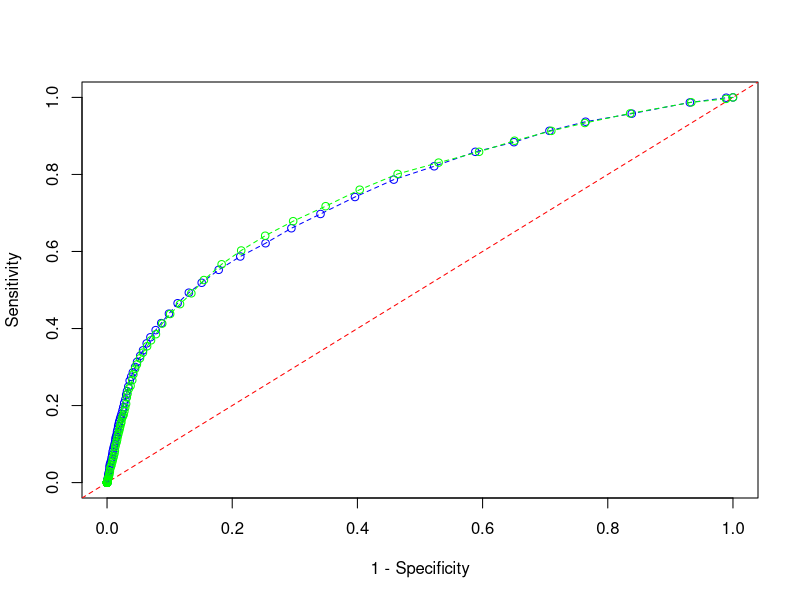
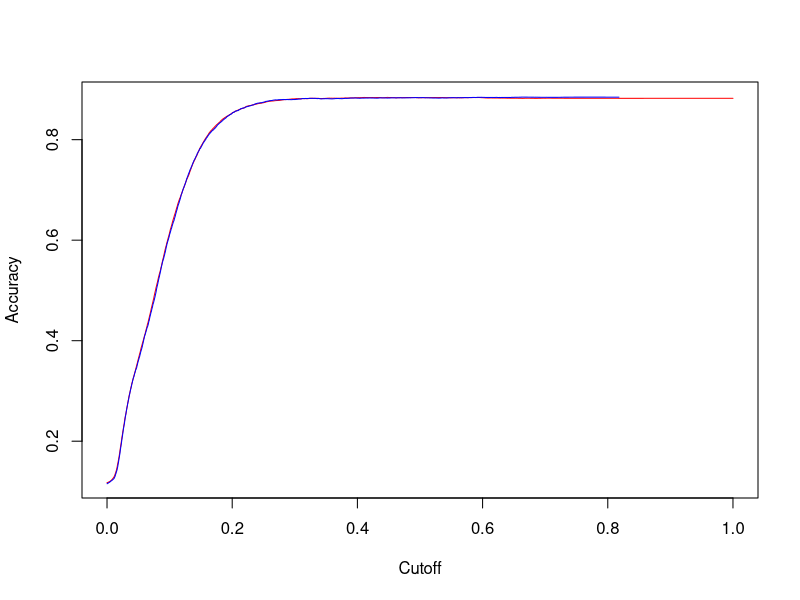
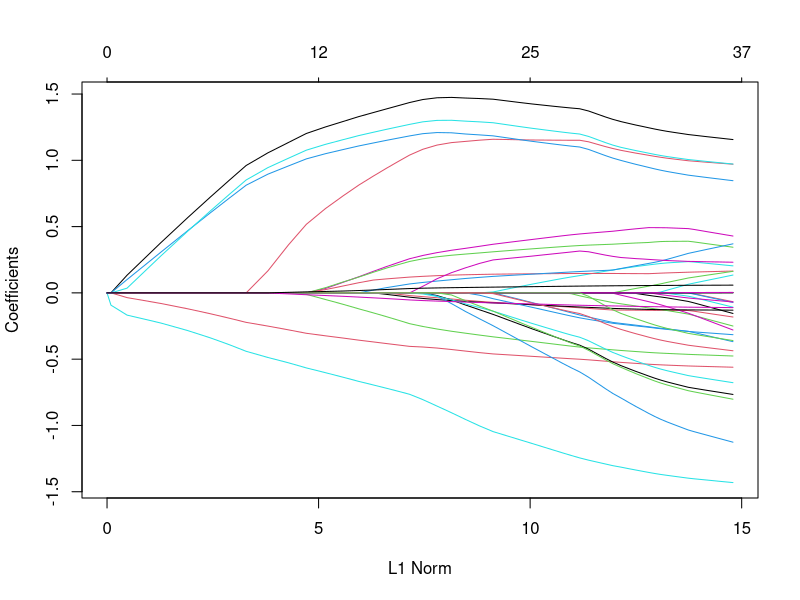
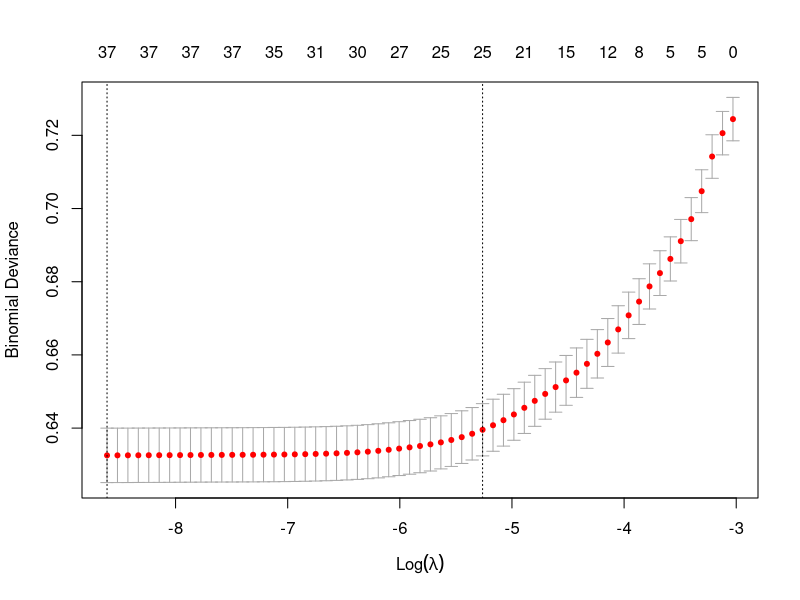

Generate these figures, in order, with R:
## ---- chunk 1
knitr::opts_chunk$set(echo = TRUE)
## ---- chunk 2
setwd("C:/Data Mining/Project")
voterpref <- read.csv("bank-full.csv",header = TRUE)
attach(voterpref)
set.seed(71923)
train <- sample(nrow(voterpref),0.7*nrow(voterpref))
voterpref_train <- voterpref[train,]
voterpref_test <- voterpref[-train,]
head(voterpref_train)
voterpref_train$y = ifelse(voterpref_train$y == "no" , 0,1)
voterpref_test$y = ifelse(voterpref_test$y == "no" , 0,1)
log.model <-  glm(y ~ . , voterpref_train, family = "binomial")
summary(log.model)
predicted.test <- predict(log.model , newdata = voterpref_test,  type = "response")
predicted.log.train = ifelse(log.model$fitted.values > 0.5, 1, 0 )
predicted.log.test = ifelse( predicted.test > 0.5, 1, 0 )

## Confusion matrix (Train)
table.log.train <- table(voterpref_train$y, predicted.log.train )
rownames(table.log.train) <- c("No","Yes")
colnames(table.log.train) <- c("No","Yes")
table.log.train

## Accuracy Train
accuracy <- sum(voterpref_train$y  == predicted.log.train)/nrow(voterpref_train)
accuracy

##
## Sensitivity Train
##
sensitivity <- sum(predicted.log.train == 1 & voterpref_train$y == 1)/sum(voterpref_train$y == 1)
sensitivity

##
## Specificity Train
##
specificity <- sum(predicted.log.train == 0 & voterpref_train$y == 0)/sum(voterpref_train$y == 0)
specificity

##
## Error Rate Train
##
error_rate <- 1-accuracy
error_rate

## Make data for a ROC curve
##
cutoff <- seq(0, 1, length = 100)
fpr <- numeric(100)
tpr <- numeric(100)

roc.table_train <- data.frame(Cutoff = cutoff, FPR = fpr,TPR = tpr)

## TPR is the Sensitivity; FPR is 1-Specificity
for (i in 1:100) {
  roc.table_train$FPR[i] <- sum(log.model$fitted.values > cutoff[i] & voterpref_train$y == 0)/sum(voterpref_train$y == 0)
  roc.table_train$TPR[i] <- sum(log.model$fitted.values > cutoff[i] & voterpref_train$y == 1)/sum(voterpref_train$y == 1)
}



## Make data for a ROC curve
##
cutoff <- seq(0, 1, length = 100)
fpr <- numeric(100)
tpr <- numeric(100)

roc.table_test <- data.frame(Cutoff = cutoff, FPR = fpr,TPR = tpr)
write.csv(roc.table_test,file = "MyData_log_test_new.csv")
## TPR is the Sensitivity; FPR is 1-Specificity
for (i in 1:100) {
  roc.table_test$FPR[i] <- sum(predicted.test > cutoff[i] & voterpref_test$y == 0)/sum(voterpref_test$y == 0)
  roc.table_test$TPR[i] <- sum(predicted.test > cutoff[i] & voterpref_test$y == 1)/sum(voterpref_test$y == 1)
}

##
## The following command (lines) adds the test ROC in green (to the graph on previous plot) 
plot(TPR ~ FPR, data = roc.table_train, type = "o",xlab="1 - Specificity",ylab="Sensitivity",col="blue",lty=2)
abline(a = 0, b = 1, lty = 2,col="red")
lines(TPR~FPR,data = roc.table_test, type="o",col="green",lty=2)

library(pROC)
predicted_values_train = log.model$fitted.values
actual_values_train = voterpref_train$y
library(ROCR)
df1_train <- data.frame(predicted_values_train,actual_values_train)
pred_train <- prediction( df1_train$predicted_values_train, df1_train$actual_values_train)
perf_train <- performance( pred_train, "acc") # Accuracy as a function of cutoff
plot( perf_train , show.spread.at=seq(0, 1, by=0.1), col="red")
df_val_train = data.frame(perf_train@x.values,perf_train@y.values)
##
#Accuracy against cutoff for test
##
library(pROC)
actual_values_test = voterpref_test$y
library(ROCR)
df1_test <- data.frame(predicted.test,actual_values_test)
pred_test <- prediction( df1_test$predicted.test, df1_test$actual_values_test)
perf_test <- performance( pred_test, "acc") # Accuracy as a function of cutoff
plot( perf_test , show.spread.at=seq(0, 1, by=0.1), col="blue",add = TRUE)
df_val_test_log = data.frame(perf_test@x.values,perf_test@y.values)

voterpref_lasso <- read.csv("bank-full.csv",header = TRUE)
attach(voterpref_lasso)
x_lasso=model.matrix(y~.,voterpref_lasso)[,-1]
voterpref_lasso$y = ifelse(voterpref_lasso$y == "no" , 0,1)
y_lasso=as.factor(voterpref_lasso$y)
#install.packages('glmnet')
library(glmnet)
set.seed(71923)
train_lasso = sample(nrow(voterpref_lasso),0.7*nrow(voterpref_lasso))
test_lasso = (-train_lasso)
lasso.mod = glmnet(x_lasso[train_lasso,],y_lasso[train_lasso],alpha = 1,family="binomial")
plot(lasso.mod)
set.seed(71923)
cv.out= cv.glmnet(x_lasso[train_lasso,],y_lasso[train_lasso],alpha = 1,family="binomial")
plot(cv.out)
best_lam = cv.out$lambda.min
lasso.pred_train = predict(lasso.mod,s=best_lam,newx = x_lasso[train_lasso,],type="coefficients")
lasso.pred = predict(lasso.mod,s=best_lam,newx = x_lasso[test_lasso,],type="coefficients")
